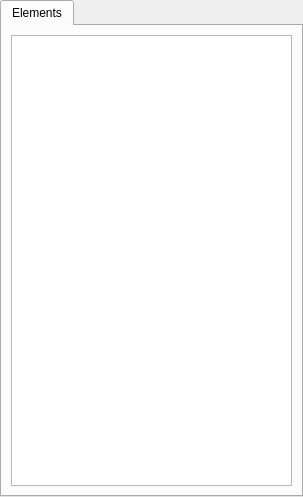
<?xml version="1.0" encoding="UTF-8"?>
<ui version="4.0">
 <class>ElementList</class>
 <widget class="QWidget" name="ElementList">
  <property name="geometry">
   <rect>
    <x>0</x>
    <y>0</y>
    <width>303</width>
    <height>497</height>
   </rect>
  </property>
  <property name="windowTitle">
   <string>ElementList</string>
  </property>
  <layout class="QGridLayout" name="gridLayout_2">
   <property name="margin">
    <number>0</number>
   </property>
   <item row="0" column="0">
    <widget class="QTabWidget" name="elementTabWidget">
     <property name="autoFillBackground">
      <bool>false</bool>
     </property>
     <property name="tabPosition">
      <enum>QTabWidget::North</enum>
     </property>
     <property name="tabShape">
      <enum>QTabWidget::Rounded</enum>
     </property>
     <property name="currentIndex">
      <number>0</number>
     </property>
     <property name="elideMode">
      <enum>Qt::ElideNone</enum>
     </property>
     <property name="documentMode">
      <bool>false</bool>
     </property>
     <property name="movable">
      <bool>false</bool>
     </property>
     <widget class="QWidget" name="elementTab">
      <attribute name="title">
       <string>Elements</string>
      </attribute>
      <layout class="QGridLayout" name="gridLayout">
       <item row="0" column="0">
        <widget class="QListWidget" name="elementListWidget"/>
       </item>
      </layout>
     </widget>
    </widget>
   </item>
  </layout>
 </widget>
 <tabstops>
  <tabstop>elementListWidget</tabstop>
 </tabstops>
 <resources/>
 <connections/>
</ui>
